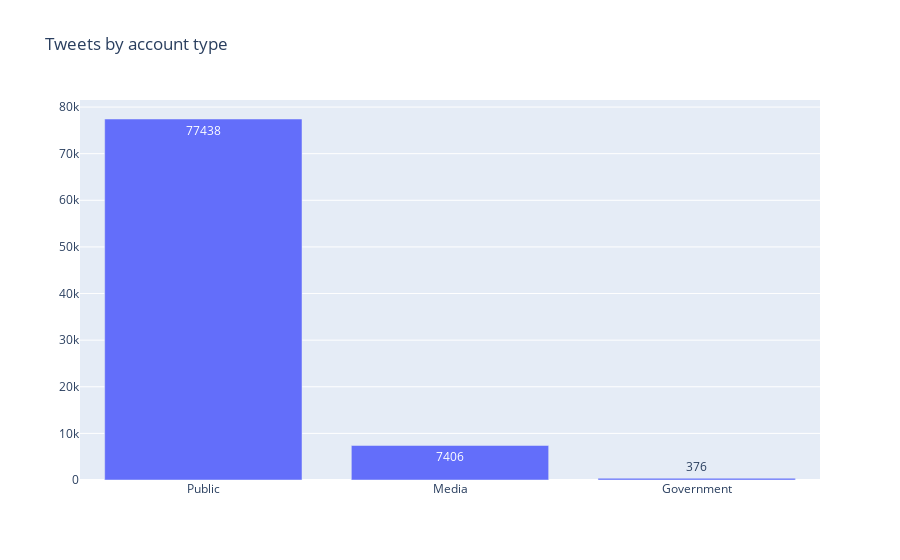

Notebook code cell kept with this figure:
### Code cell
import plotly.graph_objs as go
import plotly.offline as pyo
import pandas as pd

# create bar chart
fig = go.Figure(
    data=[go.Bar(x=data['tweet_categories'].value_counts().index,
                 y=data['tweet_categories'].value_counts().values,text=data['tweet_categories'].value_counts().values)],
    layout=go.Layout(title='Tweets by account type')
)

fig.show()

### Figure 1 — Plotly figure (JSON) as saved in the notebook; plotly's stock layout.template omitted (floating-point values rounded to 4 significant figures)
{"data": [{"text": [77438, 7406, 376], "type": "bar", "x": ["Public", "Media", "Government"], "y": [77438, 7406, 376]}], "layout": {"title": {"text": "Tweets by account type"}}}
